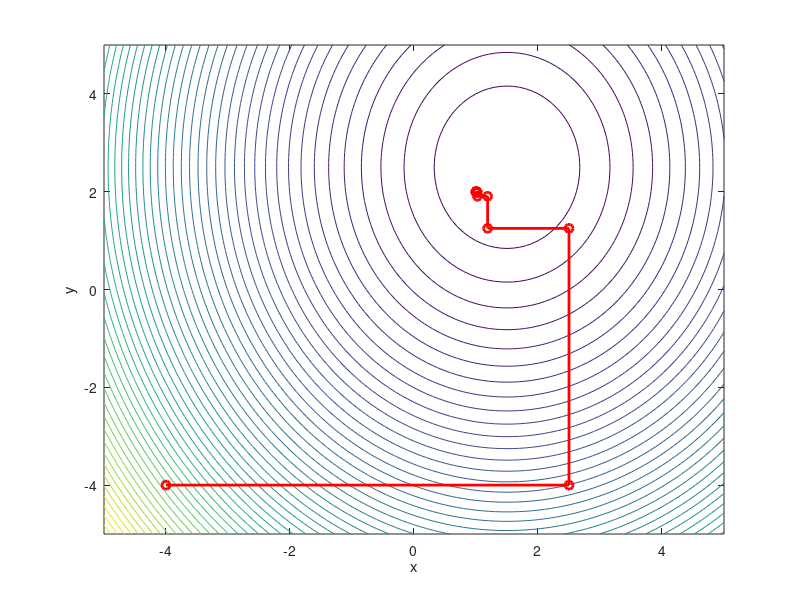

MATLAB code for this plot:
F = @(x, y) 2*x.^2+y.^2+x*y-6*x-5*y+8;
F_vector = @(v) F(v(1), v(2));
precision = 0.001;
a = -5; b = 5;
x_curr = y_curr = -4;
x_prev = y_prev = Inf;
path = [x_curr, y_curr];
iterations = 0;
while (sqrt((x_curr-x_prev)^2+(y_curr-y_prev)^2) > precision)
    iterations = iterations + 1;
    x_prev = x_curr;
    y_prev = y_curr;
    a_golden = a;
    b_golden = b;
    while (abs(b_golden-a_golden) > precision)
        x1 = a_golden + 0.382 * (b_golden-a_golden);
        x2 = a_golden + 0.618 * (b_golden-a_golden);
        if (F(x1, y_curr) < F(x2, y_curr))
            b_golden = x2;
        else
            a_golden = x1;
        end
    end
    x_curr = (a_golden + b_golden) / 2;
    path = [path; x_curr, y_curr];
    a_golden = a;
    b_golden = b;
    while (abs(b_golden-a_golden) > precision)
        y1 = a_golden + 0.382 * (b_golden-a_golden);
        y2 = a_golden + 0.618 * (b_golden-a_golden);
        if (F(x_curr, y1) < F(x_curr, y2))
            b_golden = y2;
        else
            a_golden = y1;
        end
    end
    y_curr = (a_golden + b_golden) / 2;
    path = [path; x_curr, y_curr];
end
fprintf('Minimum found at x = %f, y = %f\n', x_curr, y_curr);
fprintf('Iterations = %d\n', iterations);
fprintf('Minimum value = %f\n', F(x_curr, y_curr));
[X, Y] = meshgrid(-5:0.1:5, -5:0.1:5);
contour(X, Y, F(X, Y), 50);
hold on;
plot(path(:,1), path(:,2), 'r-o', 'LineWidth', 2);
xlabel('x');
ylabel('y');

[x_min, fval] = fminsearch(F_vector, [-4, -4]);
fprintf('Minimum found at x = %f, y = %f, with function value = %f\n', x_min(1), x_min(2), fval);
